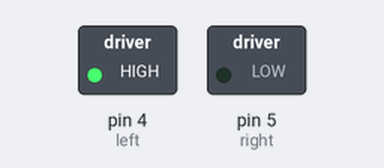
Bench run of a sketch on a simulated Arduino Uno, built with avr-gcc and run on an emulated ATmega328P. Parts: switched loads named in the sketch (green lamp = pin HIGH). Dashed ring = blinking.

Above: at 3.0 s.
Timing chart, 0 to 7.8 s (numbered marks = the images above):
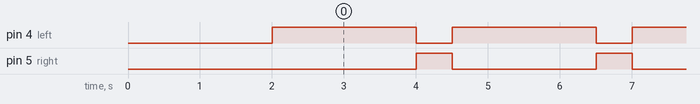

Measured:
- by itself, pin 4 (left): alternates HIGH for 2.0 s and LOW for 0.50 s
- by itself, pin 5 (right): alternates HIGH for 0.50 s and LOW for 2.0 s

The sketch:

motors.ino
```cpp
#define left 4
#define right 5

void setup()
{
pinMode(left, OUTPUT);
pinMode(right, OUTPUT);
delay(2000);
}
void loop()
{
digitalWrite(left, HIGH);
digitalWrite(right, LOW);
delay(2000);
digitalWrite(left, LOW);
digitalWrite(right, HIGH);
delay(500);
}
```
